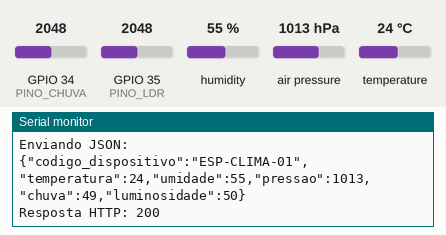
Simulated run of this sketch. Board: ESP32. Shown: the last lines printed to the serial monitor. The test bench sets the inputs (shaded band); at power-on: humidity 55 %, air pressure 1013 hPa, GPIO 34 (PINO_CHUVA) = 2048, GPIO 35 (PINO_LDR) = 2048, temperature 24 °C. WiFi joins after 1.5 s; servers stay silent unless stated; uploads are accepted with an empty reply.

Above: at 2.7 s.
2.8 s: humidity set to 22 %
At 12.7 s:
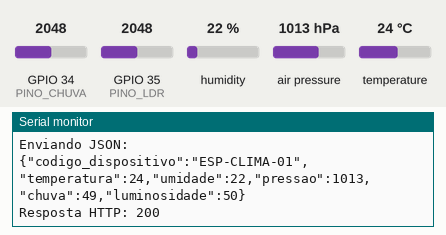
13.0 s: air pressure set to 952 hPa
At 22.8 s:
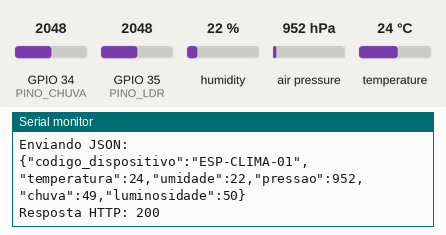
23.2 s: GPIO 34 (PINO_CHUVA) set to 2866
At 33.2 s:
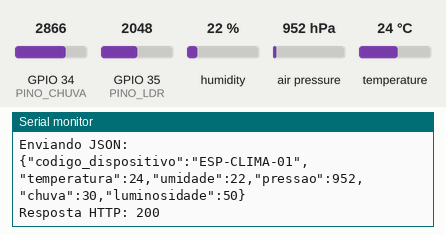
33.4 s: GPIO 35 (PINO_LDR) set to 2866
At 43.0 s:
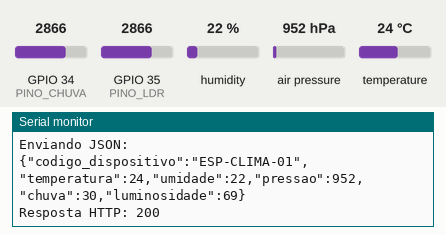
43.6 s: temperature set to 12 °C
At 53.6 s:
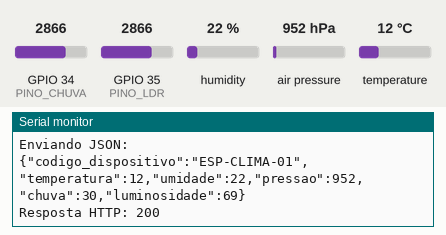
53.8 s: air pressure set to 975 hPa
At 64.3 s:
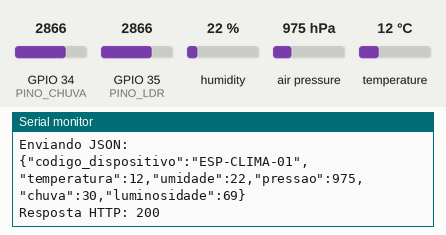
Timing chart, 0 to 65.0 s (numbered marks = the images above; inputs shaded):
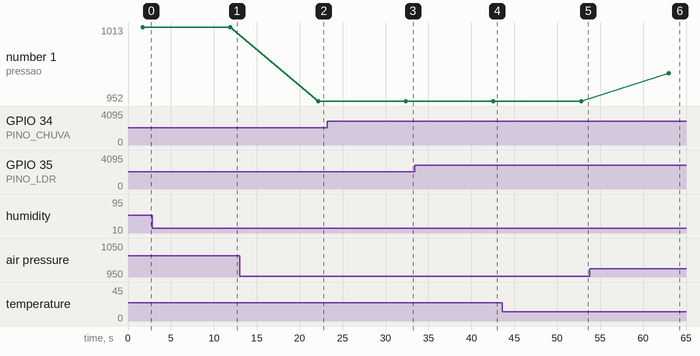

Measured:
- after the input at 2.8 s, the serial monitor: prints a new line after 9.1 s (image 1)
- after the input at 13.0 s, the serial monitor: prints a new line after 9.1 s (image 2)
- after the input at 23.2 s, the serial monitor: prints a new line after 9.2 s (image 3)
- after the input at 33.4 s, the serial monitor: prints a new line after 9.2 s (image 4)
- after the input at 43.6 s, the serial monitor: prints a new line after 9.2 s (image 5)
- after the input at 53.8 s, the serial monitor: prints a new line after 9.2 s (image 6)
- plotted number 1: 1013 → 952 after the input at 13.0 s, 952 → 975 after the input at 53.8 s

The sketch:

monitoramento_clima_esp32.ino
```cpp
#include <WiFi.h>
#include <HTTPClient.h>
#include <Wire.h>
#include <DHT.h>
#include <Adafruit_Sensor.h>
#include <Adafruit_BMP280.h>
#include <ArduinoJson.h>

#define DHTPIN 4
#define DHTTYPE DHT22
#define PINO_CHUVA 34
#define PINO_LDR 35

const char* ssid = "SEU_WIFI";
const char* password = "SENHA_WIFI";
const char* serverUrl = "http://IP_DO_PC:8000/api/clima/leituras";
const char* codigoDispositivo = "ESP-CLIMA-01";

DHT dht(DHTPIN, DHTTYPE);
Adafruit_BMP280 bmp;

void conectarWiFi() {
  Serial.print("Conectando ao Wi-Fi");
  WiFi.begin(ssid, password);
  while (WiFi.status() != WL_CONNECTED) {
    delay(500);
    Serial.print(".");
  }
  Serial.println("\nWi-Fi conectado");
  Serial.print("IP: ");
  Serial.println(WiFi.localIP());
}

void setup() {
  Serial.begin(115200);
  dht.begin();
  Wire.begin(21, 22);

  if (!bmp.begin(0x76)) {
    Serial.println("BMP280 não encontrado. Verifique a ligação SDA/SCL.");
  }

  conectarWiFi();
}

void loop() {
  float temperatura = dht.readTemperature();
  float umidade = dht.readHumidity();
  float pressao = bmp.readPressure() / 100.0F;
  int chuvaBruta = analogRead(PINO_CHUVA);
  int ldrBruto = analogRead(PINO_LDR);

  if (isnan(temperatura) || isnan(umidade)) {
    Serial.println("Falha ao ler DHT22.");
    delay(5000);
    return;
  }

  float chuvaPercentual = map(chuvaBruta, 4095, 0, 0, 100);
  float luminosidadePercentual = map(ldrBruto, 0, 4095, 0, 100);

  StaticJsonDocument<256> doc;
  doc["codigo_dispositivo"] = codigoDispositivo;
  doc["temperatura"] = temperatura;
  doc["umidade"] = umidade;
  doc["pressao"] = pressao;
  doc["chuva"] = chuvaPercentual;
  doc["luminosidade"] = luminosidadePercentual;

  String payload;
  serializeJson(doc, payload);

  if (WiFi.status() == WL_CONNECTED) {
    HTTPClient http;
    http.begin(serverUrl);
    http.addHeader("Content-Type", "application/json");

    int httpCode = http.POST(payload);
    Serial.println("Enviando JSON:");
    Serial.println(payload);
    Serial.print("Resposta HTTP: ");
    Serial.println(httpCode);

    if (httpCode > 0) {
      Serial.println(http.getString());
    }

    http.end();
  } else {
    conectarWiFi();
  }

  delay(10000);
}
```
